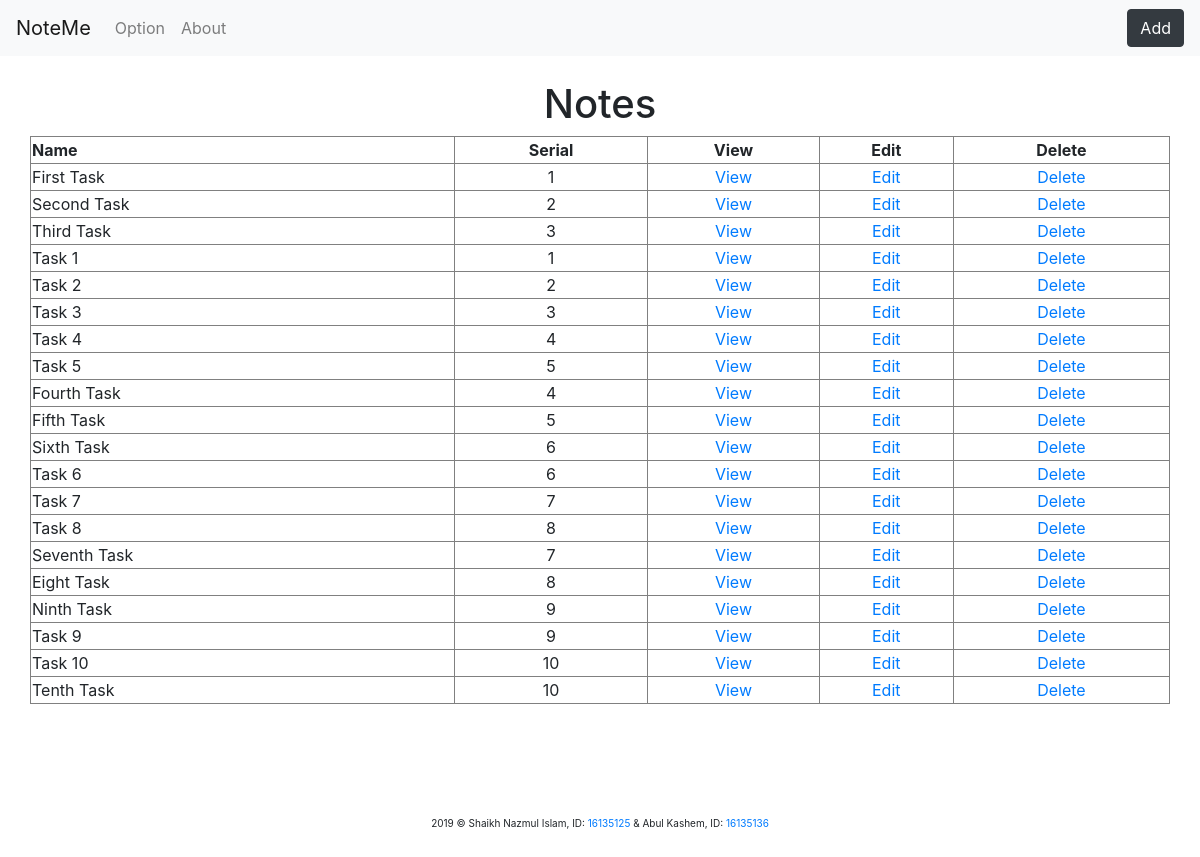
The app's page /notes/ with its own data.
### notes/models.py (models this page shows, shortened)
class Note(models.Model):
    name = models.CharField(max_length=200)
    serial = models.IntegerField()

### notes/views.py (the view)
# urls.py: path('', views.note_list, name='note_list'),
def note_list(request, template_name='notes/note_list.html'):
    note = Note.objects.all()
    data = {}
    data['object_list'] = note
    return render(request, template_name, data)

### notes/templates/notes/note_list.html (shortened to what this page needs)
<!doctype html>
<html lang="en">
    <head>
        <link rel="stylesheet" href="https://stackpath.bootstrapcdn.com/bootstrap/4.3.1/css/bootstrap.min.css">
    </head>
    <body>
        <nav class="navbar navbar-expand-lg navbar-light bg-light">
            <a class="navbar-brand" href="{% url 'note_list' %}">NoteMe</a>
            <div class="collapse navbar-collapse" id="navbarSupportedContent">
                <ul class="navbar-nav mr-auto">
                    <li class="nav-item">
                        <a class="nav-link" href="#" tabindex="-1" aria-disabled="true">Option</a>
                    </li>
                    <li class="nav-item">
                        <a class="nav-link" href="#" tabindex="-1" aria-disabled="true">About</a>
                    </li>
                </ul>
                <a href="{% url "note_new" %}">
                    <button class="btn btn-dark my-2 my-sm-0">Add</button>
                </a>
            </div>
        </nav>
        <br><center><h1 class="container">Notes</h1></center>
        <table border="1" class="container">
            <thead>
                <tr>
                <th>Name</th>
                <th style="text-align: center">Serial</th>
                <th style="text-align: center">View</th>
                <th style="text-align: center">Edit</th>
                <th style="text-align: center">Delete</th>
                </tr>
            </thead>
            <tbody>
                {% for note in object_list %}
                <tr>
                <td>{{ note.name }}</td>
                <td style="text-align: center">{{ note.serial }}</td>
                <td style="text-align: center"><a href="{% url "note_view" note.id %}">View</a></td>
                <td style="text-align: center"><a href="{% url "note_edit" note.id %}">Edit</a></td>
                <td style="text-align: center"><a href="{% url "note_delete" note.id %}">Delete</a></td>
                </tr>
                {% endfor %}
            </tbody>
        </table>
        <br><br><br>
        <footer class="page-footer font-small special-color-dark pt-4">
            <div class="footer-copyright text-center py-3">
                <p style="font-size: 10px;">2019 © Shaikh Nazmul Islam, ID: <a href="#">16135125</a> & Abul Kashem, ID: <a href="#">16135136</a></p>
            </div>
        </footer>
    </body>
</html>

### records on screen
Note: name "First Task", serial "1"
Note: name "Second Task", serial "2"
Note: name "Third Task", serial "3"
Note: name "Task 1", serial "1"
Note: name "Task 2", serial "2"
Note: name "Task 3", serial "3"
Note: name "Task 4", serial "4"
Note: name "Task 5", serial "5"
Note: name "Fourth Task", serial "4"
Note: name "Fifth Task", serial "5"
Note: name "Sixth Task", serial "6"
Note: name "Task 6", serial "6"
Note: name "Task 7", serial "7"
Note: name "Task 8", serial "8"
Note: name "Seventh Task", serial "7"
Note: name "Eight Task", serial "8"
Note: name "Ninth Task", serial "9"
Note: name "Task 9", serial "9"
Note: name "Task 10", serial "10"
Note: name "Tenth Task", serial "10"
